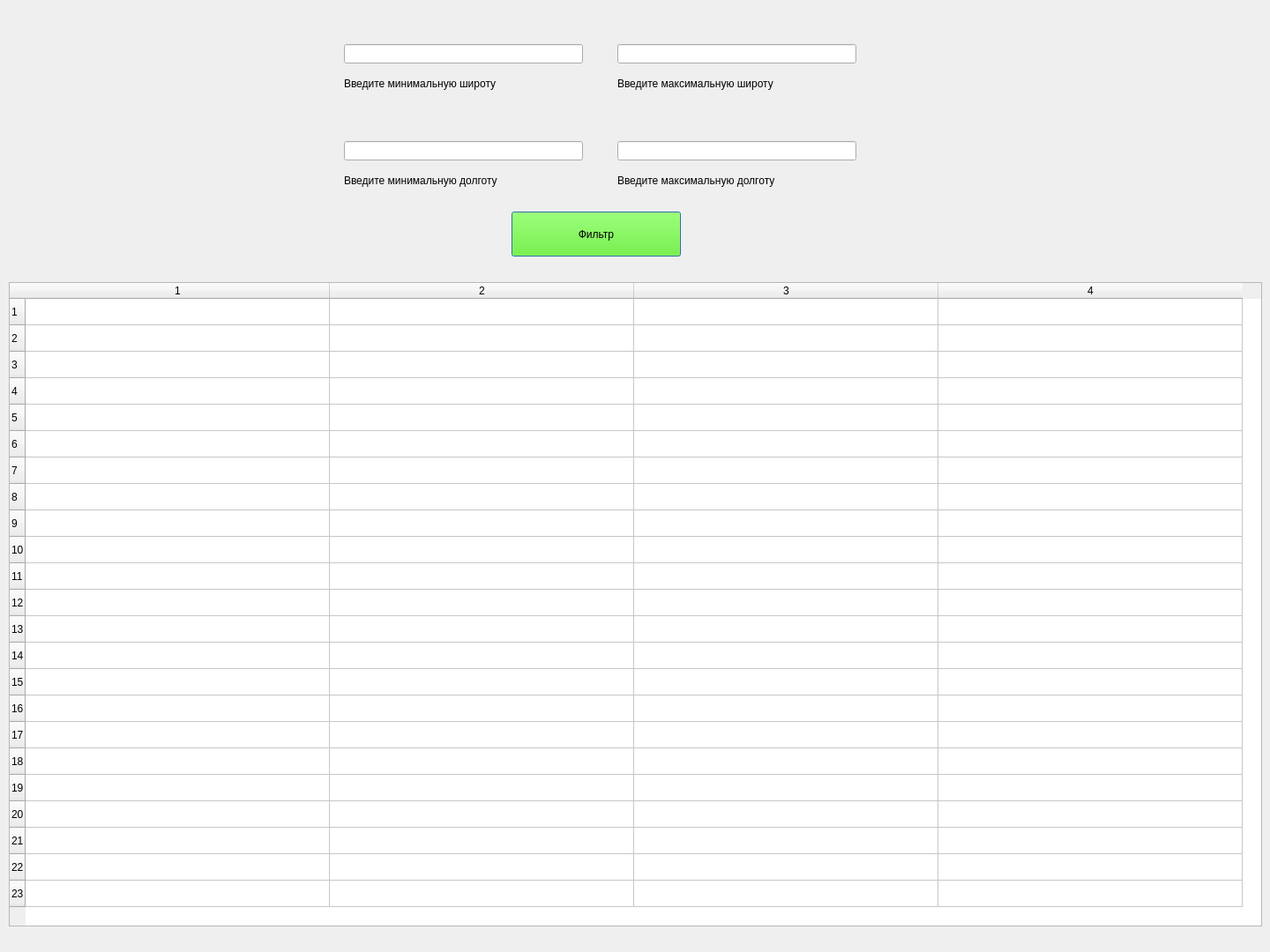
<?xml version="1.0" encoding="UTF-8"?>
<ui version="4.0">
 <class>MainWindow</class>
 <widget class="QMainWindow" name="MainWindow">
  <property name="geometry">
   <rect>
    <x>0</x>
    <y>0</y>
    <width>1440</width>
    <height>1080</height>
   </rect>
  </property>
  <property name="windowTitle">
   <string>MainWindow</string>
  </property>
  <widget class="QWidget" name="centralwidget">
   <widget class="QWidget" name="gridLayoutWidget">
    <property name="geometry">
     <rect>
      <x>370</x>
      <y>0</y>
      <width>311</width>
      <height>111</height>
     </rect>
    </property>
    <layout class="QGridLayout" name="gridLayout_1">
     <property name="leftMargin">
      <number>20</number>
     </property>
     <property name="topMargin">
      <number>50</number>
     </property>
     <property name="rightMargin">
      <number>20</number>
     </property>
     <property name="bottomMargin">
      <number>0</number>
     </property>
     <item row="1" column="0">
      <widget class="QLabel" name="label">
       <property name="minimumSize">
        <size>
         <width>250</width>
         <height>30</height>
        </size>
       </property>
       <property name="text">
        <string>Введите минимальную широту</string>
       </property>
      </widget>
     </item>
     <item row="0" column="0">
      <widget class="QLineEdit" name="min_lat_input">
       <property name="minimumSize">
        <size>
         <width>250</width>
         <height>20</height>
        </size>
       </property>
      </widget>
     </item>
    </layout>
   </widget>
   <widget class="QWidget" name="gridLayoutWidget_2">
    <property name="geometry">
     <rect>
      <x>680</x>
      <y>0</y>
      <width>311</width>
      <height>111</height>
     </rect>
    </property>
    <layout class="QGridLayout" name="gridLayout_2">
     <property name="leftMargin">
      <number>20</number>
     </property>
     <property name="topMargin">
      <number>50</number>
     </property>
     <property name="rightMargin">
      <number>20</number>
     </property>
     <property name="bottomMargin">
      <number>0</number>
     </property>
     <item row="1" column="0">
      <widget class="QLabel" name="label_2">
       <property name="minimumSize">
        <size>
         <width>250</width>
         <height>30</height>
        </size>
       </property>
       <property name="text">
        <string>Введите максимальную широту</string>
       </property>
      </widget>
     </item>
     <item row="0" column="0">
      <widget class="QLineEdit" name="max_lat_input">
       <property name="minimumSize">
        <size>
         <width>250</width>
         <height>20</height>
        </size>
       </property>
      </widget>
     </item>
    </layout>
   </widget>
   <widget class="QWidget" name="gridLayoutWidget_3">
    <property name="geometry">
     <rect>
      <x>370</x>
      <y>110</y>
      <width>311</width>
      <height>111</height>
     </rect>
    </property>
    <layout class="QGridLayout" name="gridLayout_11">
     <property name="leftMargin">
      <number>20</number>
     </property>
     <property name="topMargin">
      <number>50</number>
     </property>
     <property name="rightMargin">
      <number>20</number>
     </property>
     <property name="bottomMargin">
      <number>0</number>
     </property>
     <item row="1" column="0">
      <widget class="QLabel" name="label_11">
       <property name="minimumSize">
        <size>
         <width>250</width>
         <height>30</height>
        </size>
       </property>
       <property name="text">
        <string>Введите минимальную долготу</string>
       </property>
      </widget>
     </item>
     <item row="0" column="0">
      <widget class="QLineEdit" name="min_lon_input">
       <property name="minimumSize">
        <size>
         <width>250</width>
         <height>20</height>
        </size>
       </property>
      </widget>
     </item>
    </layout>
   </widget>
   <widget class="QWidget" name="gridLayoutWidget_4">
    <property name="geometry">
     <rect>
      <x>680</x>
      <y>110</y>
      <width>311</width>
      <height>111</height>
     </rect>
    </property>
    <layout class="QGridLayout" name="gridLayout_12">
     <property name="leftMargin">
      <number>20</number>
     </property>
     <property name="topMargin">
      <number>50</number>
     </property>
     <property name="rightMargin">
      <number>20</number>
     </property>
     <property name="bottomMargin">
      <number>0</number>
     </property>
     <item row="1" column="0">
      <widget class="QLabel" name="label_12">
       <property name="minimumSize">
        <size>
         <width>250</width>
         <height>30</height>
        </size>
       </property>
       <property name="text">
        <string>Введите максимальную долготу</string>
       </property>
      </widget>
     </item>
     <item row="0" column="0">
      <widget class="QLineEdit" name="max_lon_input">
       <property name="minimumSize">
        <size>
         <width>250</width>
         <height>20</height>
        </size>
       </property>
      </widget>
     </item>
    </layout>
   </widget>
   <widget class="QWidget" name="verticalLayoutWidget">
    <property name="geometry">
     <rect>
      <x>580</x>
      <y>220</y>
      <width>192</width>
      <height>71</height>
     </rect>
    </property>
    <layout class="QVBoxLayout" name="verticalLayout">
     <property name="topMargin">
      <number>20</number>
     </property>
     <item>
      <widget class="QPushButton" name="apply_filter">
       <property name="sizePolicy">
        <sizepolicy hsizetype="Minimum" vsizetype="Minimum">
         <horstretch>0</horstretch>
         <verstretch>0</verstretch>
        </sizepolicy>
       </property>
       <property name="minimumSize">
        <size>
         <width>190</width>
         <height>30</height>
        </size>
       </property>
       <property name="palette">
        <palette>
         <active>
          <colorrole role="Button">
           <brush brushstyle="SolidPattern">
            <color alpha="255">
             <red>85</red>
             <green>255</green>
             <blue>0</blue>
            </color>
           </brush>
          </colorrole>
         </active>
         <inactive>
          <colorrole role="Button">
           <brush brushstyle="SolidPattern">
            <color alpha="255">
             <red>85</red>
             <green>255</green>
             <blue>0</blue>
            </color>
           </brush>
          </colorrole>
         </inactive>
         <disabled>
          <colorrole role="Button">
           <brush brushstyle="SolidPattern">
            <color alpha="255">
             <red>85</red>
             <green>255</green>
             <blue>0</blue>
            </color>
           </brush>
          </colorrole>
         </disabled>
        </palette>
       </property>
       <property name="text">
        <string>Фильтр</string>
       </property>
       <property name="iconSize">
        <size>
         <width>16</width>
         <height>16</height>
        </size>
       </property>
       <property name="default">
        <bool>true</bool>
       </property>
      </widget>
     </item>
    </layout>
   </widget>
   <widget class="QWidget" name="gridLayoutWidget_5">
    <property name="geometry">
     <rect>
      <x>0</x>
      <y>310</y>
      <width>1441</width>
      <height>771</height>
     </rect>
    </property>
    <layout class="QGridLayout" name="gridLayout_13">
     <property name="leftMargin">
      <number>10</number>
     </property>
     <property name="topMargin">
      <number>10</number>
     </property>
     <property name="rightMargin">
      <number>10</number>
     </property>
     <property name="bottomMargin">
      <number>30</number>
     </property>
     <item row="0" column="0">
      <widget class="QTableWidget" name="airport_table">
       <property name="rowCount">
        <number>23</number>
       </property>
       <property name="columnCount">
        <number>4</number>
       </property>
       <attribute name="horizontalHeaderMinimumSectionSize">
        <number>30</number>
       </attribute>
       <attribute name="horizontalHeaderDefaultSectionSize">
        <number>345</number>
       </attribute>
       <row/>
       <row/>
       <row/>
       <row/>
       <row/>
       <row/>
       <row/>
       <row/>
       <row/>
       <row/>
       <row/>
       <row/>
       <row/>
       <row/>
       <row/>
       <row/>
       <row/>
       <row/>
       <row/>
       <row/>
       <row/>
       <row/>
       <row/>
       <column/>
       <column/>
       <column/>
       <column/>
      </widget>
     </item>
    </layout>
   </widget>
  </widget>
 </widget>
 <resources/>
 <connections/>
</ui>
